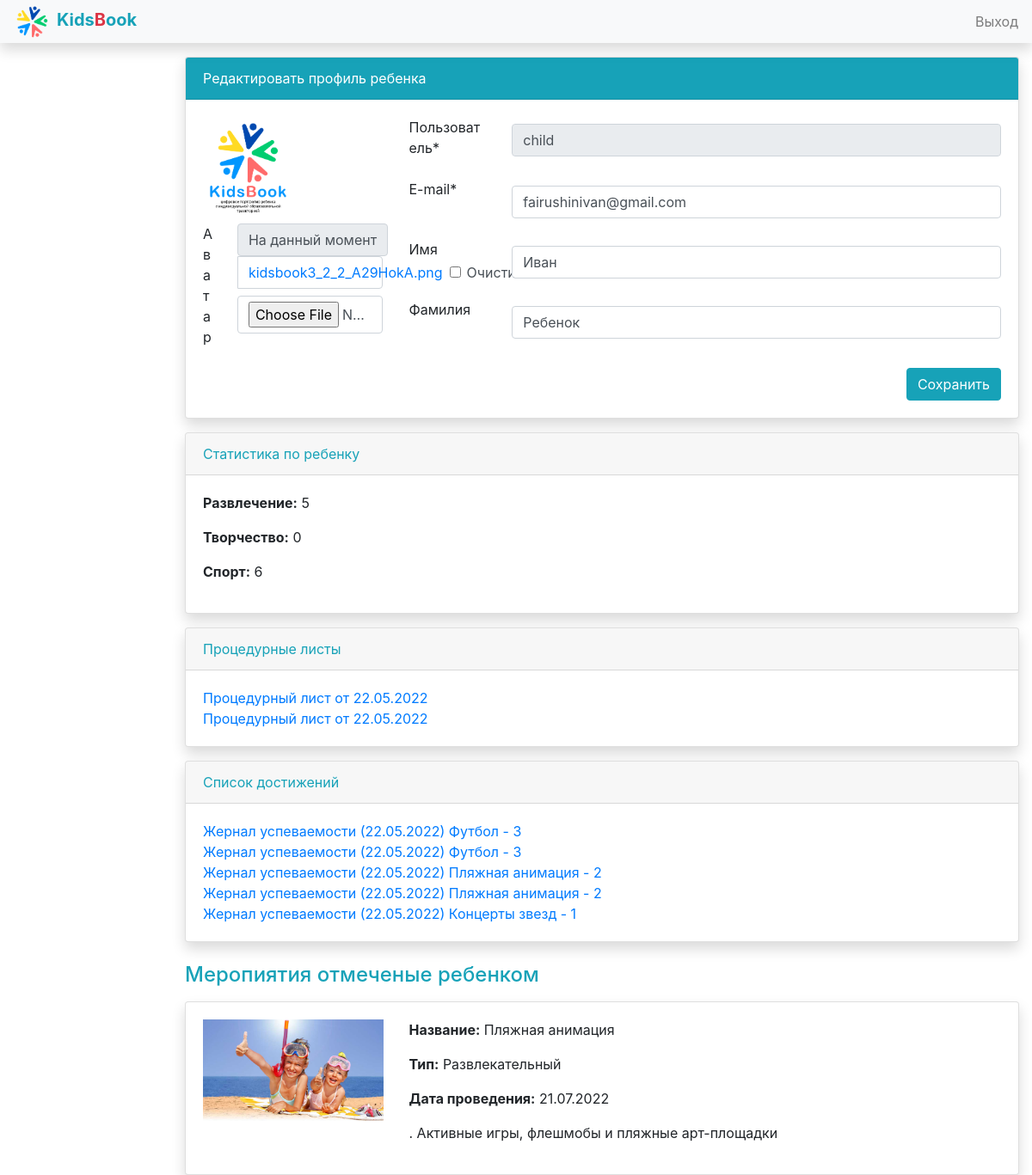
/my/child/8/, run on the app's committed database.
### users_app/models.py (models this page shows, shortened)
class ProfileModel(models.Model):
    user = models.OneToOneField(User, on_delete=models.CASCADE, blank=True, null=True)
    parent = models.ForeignKey(User, on_delete=models.SET_DEFAULT, related_name="parent", blank=True, null=True,
                               default=None)
    avatar = models.FileField()
    class Meta:
        verbose_name = 'Профиль'
        verbose_name_plural = 'Профили'

class ProceduralSheetModel(models.Model):
    expressed = 0
    weak = 1
    is_absent = 2
    OOE_CHOICE = (
        (expressed, "Выраженный"),
        (weak, "Слабый"),
        (is_absent, "Отсутствует"),
    )
    allowed = 0
    limited = 1
    not_allowed = 2
    TYPE_CHOICE = (
        (allowed, "Разрешены"),
        (limited, "Ограничены"),
        (not_allowed, "Не разрешены"),
    )
    user = models.ForeignKey(User, on_delete=models.CASCADE, blank=False, null=False)
    zakl = models.TextField("Заключение врача специалиста")
    dlii = models.TextField("Данные лабараторно-инструментальных исследований")
    ooe = models.IntegerField("Оценка оздоровительного эффекта", choices=OOE_CHOICE, default=0)
    doz = models.TextField("Диагноз основного заболевания")
    dsz = models.TextField("Диагноз сопутствующих заболеваний")
    sport = models.IntegerField("Спортивные игры", choices=TYPE_CHOICE, default=0)
    excursions = models.IntegerField("Экскурсии", choices=TYPE_CHOICE, default=0)
    kpr = models.TextField("Климатолечение по режиму")
    dr = models.TextField("Климатолечение по режиму")
    diet = models.TextField("Климатолечение по режиму")
    date = models.DateTimeField(auto_now_add=True)
    class Meta:
        verbose_name = 'Процедурный лист'
        verbose_name_plural = 'Процедурные листы'

class AchievementsModel(models.Model):
    concert = 0
    sbor = 1
    plyaj = 2
    tematika = 3
    video = 4
    photo = 5
    graphic = 6
    blog = 7
    suvenir = 8
    football = 9
    shahmati = 10
    voleyball = 11
    EVENT_CHOICE = (
        (concert, "Концерты звезд"),
        (sbor, "Общие сборы"),
        (plyaj, "Пляжная анимация"),
        (tematika, "Тематические дни"),
        (video, "Видеосъемка и постобработка"),
        (photo, "Художественная фотография, ретушь"),
        (graphic, "Графика, дизайн"),
        (blog, "Блогинг, основы журналистики"),
        (suvenir, "Создание сувениров"),
        (football, "Футбол"),
        (shahmati, "Шахматы"),
        (voleyball, "Волейбол"),
    )
    allowed = 0
    limited = 1
    not_allowed = 2
    user = models.ForeignKey(User, related_name='achievements', on_delete=models.CASCADE)
    event = models.IntegerField('Мероприятие', choices=EVENT_CHOICE, default=0)
    status = models.IntegerField("Оценка", default=1)
    date_created = models.DateTimeField(auto_now_add=True)
    class Meta:
        verbose_name = 'Оценка'
        verbose_name_plural = 'Оценки'

### events_app/models.py (models this page shows, shortened)
class EventsModel(models.Model):
    SPORT = 0
    GAME = 1
    MEDICINE = 2
    CREATE = 3
    TYPE_CHOICE = (
        (SPORT, 'Спортивнй'),
        (GAME, 'Развлекательный'),
        (MEDICINE, 'Лечебный'),
        (CREATE, 'Творческий'),
    )
    title = models.CharField(max_length=150)
    description = models.TextField(blank=True)
    image = models.ImageField(null=True, blank=True)
    type = models.IntegerField(choices=TYPE_CHOICE, default=0)
    date = models.DateTimeField(auto_now=False)
    like = models.ManyToManyField(User, blank=True, related_name='likes')
    class Meta:
        verbose_name = "Мероприятие"
        verbose_name_plural = "Мероприятия"

### users_app/views.py (the view)
# urls.py: path('my/child/<int:pk>/', ChildUpdate.as_view(), name='child_update'),
class ChildUpdate(UpdateView):
    model = ProfileModel
    form_class = ProfileForm
    template_name = 'child_profile.html'
    success_url = reverse_lazy('children')
    def get_context_data(self, **kwargs):
        context = super().get_context_data(**kwargs)
        context['procedural'] = ProceduralSheetModel.objects.filter(user__profilemodel=self.kwargs.get('pk')).order_by(
            '-date')
        context['likes_events'] = context['object'].user.likes.all()
        context['events_status'] = context['object'].user.achievements.all()
        sports = sum([item.status for item in list(context['object'].user.achievements.filter(event__in=[9, 10, 11]))])
        razvls = sum([item.status for item in list(context['object'].user.achievements.filter(event__in=[0, 2]))])
        tvorchs = sum(
            [item.status for item in list(context['object'].user.achievements.filter(event__in=[3, 4, 5, 6, 7, 8]))])
        context['sport'] = sports
        context['razvl'] = razvls
        context['tvorch'] = tvorchs
        return context

### public/forms.py (called while the page is built)
    def get_base_layout(self):
        return Layout()

    def get_submit_layout(self):
        return Layout(Row(Div(Submit('save', 'Сохранить'), css_class='col-auto ml-auto')), )

    def get_layout(self, read_only=False):
        base_layout = self.get_base_layout()
        if not read_only:
            return Layout(base_layout, self.get_submit_layout())
        else:
            return base_layout

### users_app/templates/child_profile.html (shortened to what this page needs)
{% extends 'base.html' %}
{% load crispy_forms_tags %}
{% block content %}
    <div class="row">
        <div class="col-md-12">
            <div class="card shadow">
                <div class="card-header bg-info text-white">
                    Редактировать профиль ребенка
                </div>
                <div class="card-body">
                    {% crispy form %}
                </div>
            </div>
        </div>
    </div>
    <div class="card shadow mt-3">
        <div class="card-header text-info">
            Статистика по ребенку
        </div>
        <div class="card-body">
            <p>
                <b>Развлечение:</b> {{ razvl }}
            </p>
            <p>
                <b>Творчество:</b> {{ tvorch }}
            </p>
            <p>
                <b>Спорт:</b> {{ sport }}
            </p>
        </div>
    </div>
    <div class="card shadow mt-3">
        <div class="card-header text-info">
            Процедурные листы
        </div>
        <div class="card-body">
            {% for item in procedural %}
                <a href="{% url 'procedural_show' pk=item.id %}" class="d-block">
                    Процедурный лист от {{ item.date | date:"d.m.Y" }}
                </a>
            {% empty %}
                Процедруных листов нет
            {% endfor %}
        </div>
    </div>
    <div class="card shadow mt-3 mb-3">
        <div class="card-header text-info">
            Список достижений
        </div>
        <div class="card-body">
            {% for item in events_status %}
                <a href="#" class="d-block">
                    Жернал успеваемости ({{ item.date_created | date:"d.m.Y" }}) {{ item.get_event_display }}
                    - {{ item.status }}
                </a>
            {% empty %}
                Журнал пуст
            {% endfor %}
        </div>
    </div>
    <h4 class="text-info mt-4">Меропиятия отмеченые ребенком</h4>
    {% for event in likes_events %}
        <div class="card shadow mt-3">
            <div class="card-body row">
                <div class="col-md-3">
                    <img class="w-100" src="/media/{{ event.image.name }}">
                </div>
                <div class="col-md-9">
                    <p>
                        <b>Название:</b> {{ event.title }}
                    </p>
                    <p>
                        <b>Тип:</b> {{ event.get_type_display }}
                    </p>
                    <p>
                        <b>Дата проведения:</b> {{ event.date | date:"d.m.Y" }}
                    </p>
                    <p>
                        {{ event.description | safe }}
                    </p>
                </div>
            </div>
        </div>
    {% endfor %}
{% endblock %}

### templates/base.html (shortened to what this page needs)
{% load static %}
<!doctype html>
<html lang="ru">
<head>
    {% block style %}
        {% include '_style_loader.html' %}
    {% endblock %}
</head>
<body>
{% block navbar %}
    {% include '_navbar.html' %}
{% endblock %}
<div class="container-fluid">
    <div class="row">
        <main role="main" class="col-md-9 ml-sm-auto col-lg-10 pt-3">
            {% block content %}{% endblock %}
        </main>
    </div>
</div>
</body>
</html>

### templates/_style_loader.html
{% load static %}
<link rel="stylesheet" href="{% static 'css/bootstrap.min.css' %}">
<link rel="stylesheet" href="{% static 'css/bootstrap-grid.min.css' %}">
<link rel="stylesheet" href="{% static 'css/bootstrap-reboot.min.css' %}">
<link rel="stylesheet" href="{% static 'css/style.css' %}">

### templates/_navbar.html (shortened to what this page needs)
{% load static %}
<nav class="navbar sticky-top navbar-light bg-light flex-nowrap p-0 shadow">
    <a class="navbar-brand col-sm-3 col-md-2 mr-0" href="/">
        <img src="{% static 'images/logo.png' %}" alt="KidsBook" height="40px">
        <b class="text-info">Kids<span class="text-danger">B</span>ook</b>
    </a>
    <ul class="navbar-nav col-md-2 text-right">
    </ul>
    <ul class="navbar-nav px-3">
        <li class="nav-item text-nowrap">
            <a class="nav-link" href="{% url 'logout' %}">Выход</a>
        </li>
    </ul>
</nav>

### templates/_script_loader.html (shortened to what this page needs)
{% load static %}

### static/css/style.css (style rules this page uses)
.shadow { box-shadow: 0 0.5rem 1rem rgba(0, 0, 0, 0.15) !important; }

### data on the page
ProfileModel: last_name (picture)
ProceduralSheetModel: date "22.05.2022"
ProceduralSheetModel: date "22.05.2022"
AchievementsModel: date_created "22.05.2022", event "Футбол", status "3"
AchievementsModel: date_created "22.05.2022", event "Футбол", status "3"
AchievementsModel: date_created "22.05.2022", event "Пляжная анимация", status "2"
AchievementsModel: date_created "22.05.2022", event "Пляжная анимация", status "2"
AchievementsModel: date_created "22.05.2022", event "Концерты звезд", status "1"
EventsModel: image.name (placeholder picture), title "Пляжная анимация", type "Развлекательный", date "21.07.2022", description ". Активные игры, флешмобы и пляжные арт-площадки"

### other printed values
{{ razvl }} "5"
{{ tvorch }} "0"
{{ sport }} "6"
